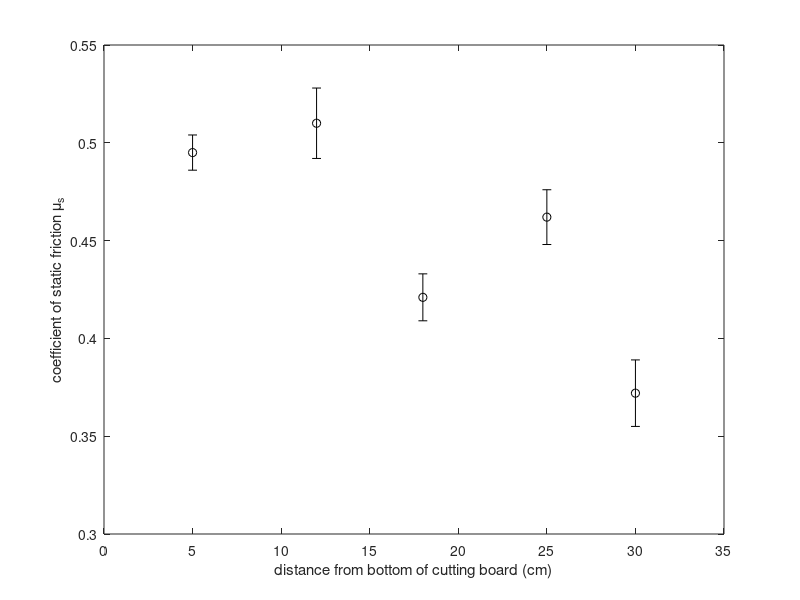
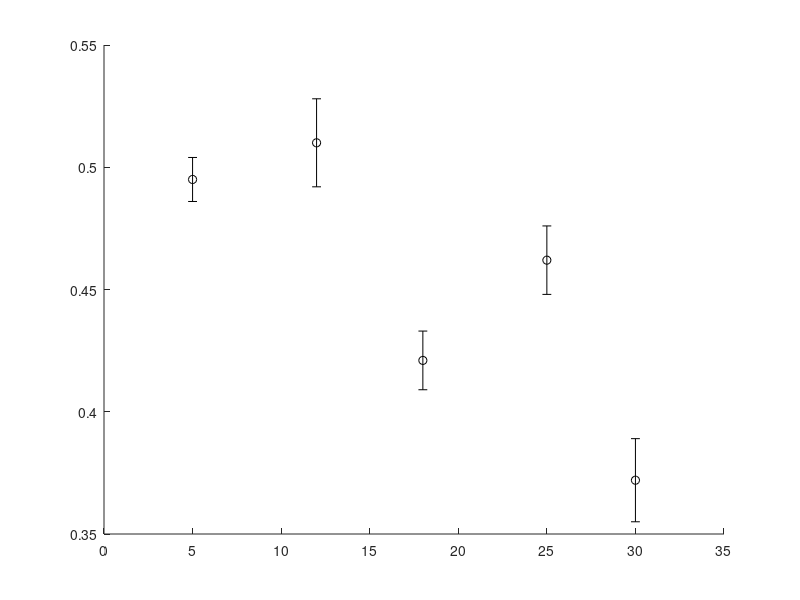

The MATLAB script that drew these images, in order: (Note: this script raises an error after producing the figures.)
%% initializing workspace
close all; % close all figure windows
clearvars; % clear variables from the workspace

%% import data (manual entry)
distances = [5, 12, 18, 25, 30]; % distance from the bottom of the cutting board in cm  
mus = [0.495, 0.51, 0.421, 0.462, 0.372];  % measured coefficient of friciton
muerrors = [0.009, 0.018, 0.012, 0.014, 0.017]; % uncertainty in the coefficient of friciton

%% plot the data -- basic version
fig1 = figure('color','w'); % create a new figure window
errorbar(distances,mus,muerrors,'ko');  % Plot the data with errorbars
                                        % x-axis: distances
                                        % y-axis: mus
                                        % y error bars: muerrors
                                        % marker specification: 'ko' ('k'=black 'o'=circle)
                                        
xlabel('distance from bottom of cutting board (cm)'); %label x axis (with units)
ylabel('coefficient of static friction \mu_s'); % label y axis (backslash for Greek symbols)
xlim([0,35]); ylim([0.3,0.55]); % set limits of the axes

exportgraphics(fig1,'static-friciton-plot-basic.jpg','Resolution',600); % export figure 1 as "static-friciton-plot-basic.jpg" 
                                                                  % using a resolution of 600 dots per inch (high resolution)

%% plot the data -- improved version, considering "salience" & "simplicity"
fig2 = figure('color','w'); % create a new figure window
errorbar(distances,mus,muerrors,'ko','MarkerFaceColor','k','LineWidth',1,'MarkerSize',7); % plot the data
                    % x-axis: distances
                    % y-axis: mus
                    % y error bars: muerrors
                    % marker specification: 'ko' ('k'=black 'o'=circle)
                    % MarkerFaceColor = 'k' (black), for "salience" 
                    % Linewidth = 1 pt, thicker lines for "salience"
                    % MarkerSize = 7 pt, bigger data points for "salience"
                                       
ax = gca; % gca means get current axes, so ax is a handle to the axes object
ax.FontSize = 14; % sets the default font size for axis and tick labels - this is how to set tick font size
set(ax,'XTick',[0, 10, 20, 30]); % set the x-tick locations manually (reduce number of ticks for "simplicity")
set(ax,'YTick',[0.3, 0.4, 0.5]); % set the y-tick locations manually (reduce number of ticks for "simplicity")
                                       
xlabel('distance from bottom of cutting board (cm)','FontSize',18); %label x axis (with units), increasing FontSize for "salience"
ylabel('coefficient of static friction \mu_s','FontSize',18); % label y axis (backslash for Greek symbols), increasing FontSize for "salience" 
xlim([0,35]); ylim([0.3,0.55]); % set limits of the axes
exportgraphics(fig2,'static-friciton-plot-improved.jpg','Resolution',600); % export figure 2 as "static-friciton-plot-improved.jpg" 
                                                                           % using a resolution of 600 dots per inch (high resolution)